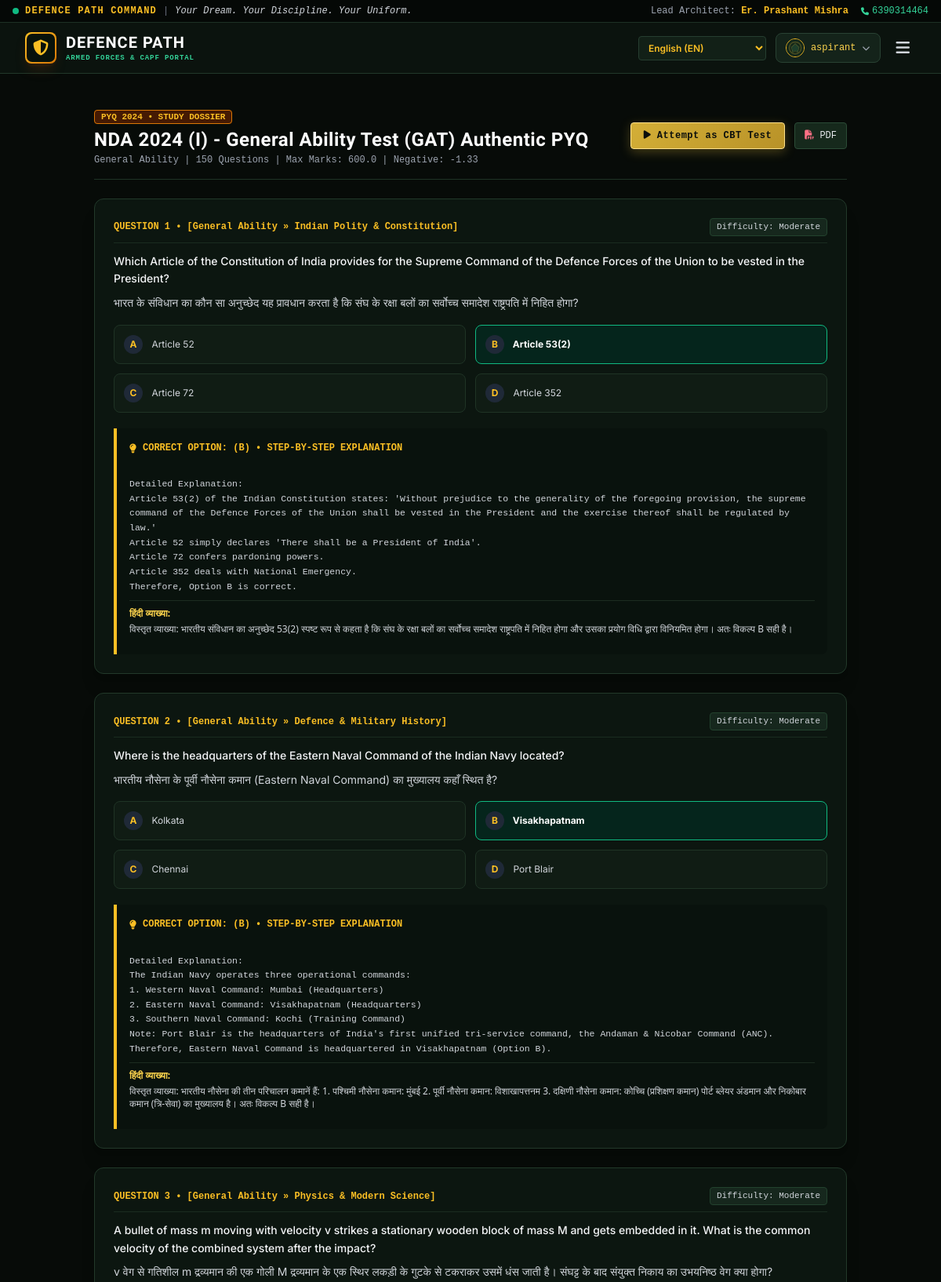
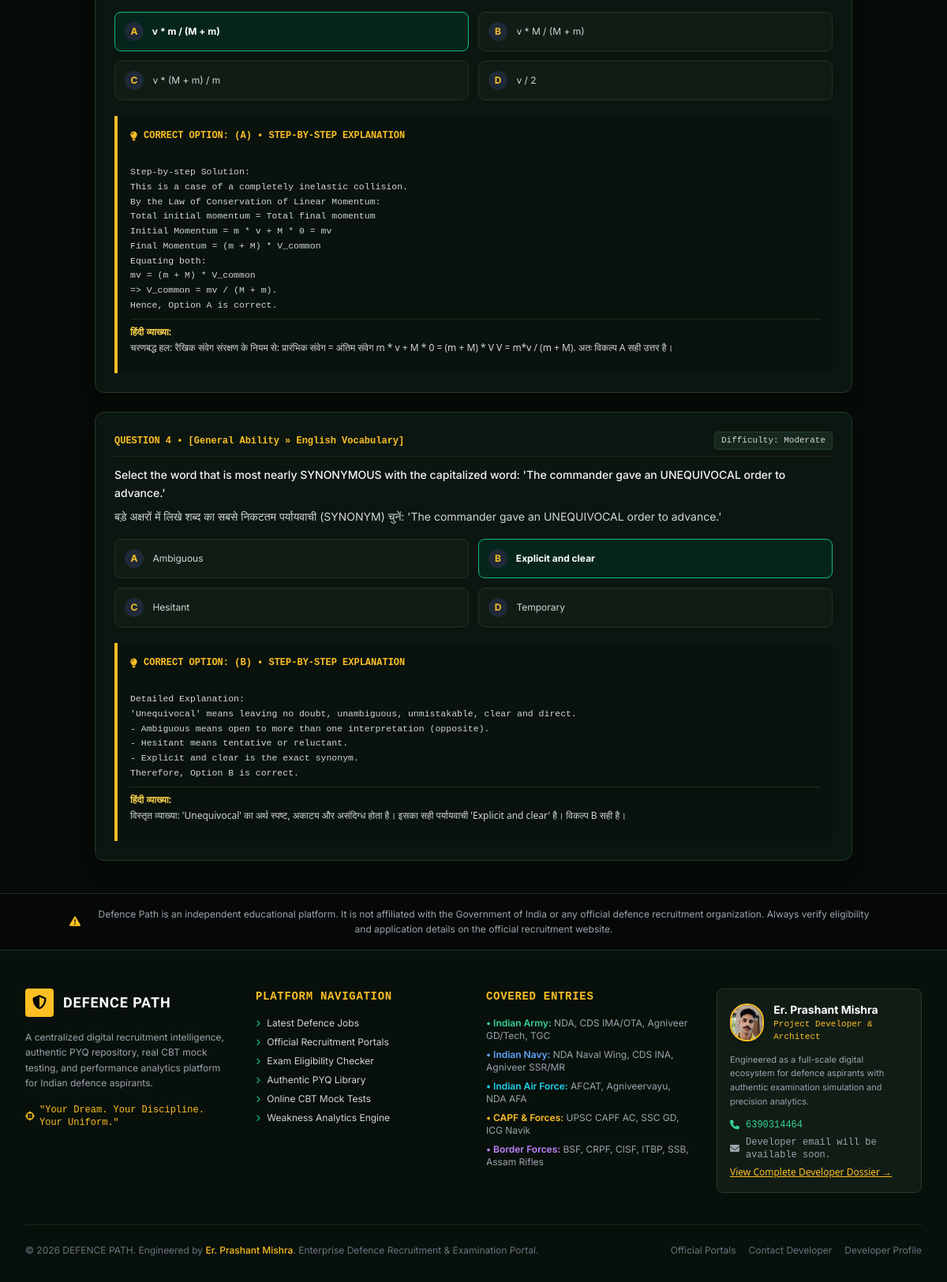
The page /pyq-view/2 (signed in) on the database its author committed (2 pictures, top to bottom).
### tables this page shows
CREATE TABLE test_papers (
        id INTEGER PRIMARY KEY AUTOINCREMENT,
        title TEXT NOT NULL,
        exam_code TEXT NOT NULL,
        paper_type TEXT NOT NULL, -- 'PYQ' or 'MOCK'
        year INTEGER,
        subject TEXT NOT NULL,
        duration_minutes INTEGER NOT NULL,
        total_questions INTEGER NOT NULL,
        max_marks REAL NOT NULL,
        marks_per_correct REAL NOT NULL,
        negative_marks REAL NOT NULL,
        difficulty TEXT DEFAULT 'Moderate', -- Easy, Moderate, Hard
        languages TEXT DEFAULT 'English, Hindi',
        instructions TEXT,
        pdf_download_url TEXT,
        is_published INTEGER DEFAULT 1,
        created_at TIMESTAMP DEFAULT CURRENT_TIMESTAMP
    , price REAL DEFAULT 5.0, is_free_eligible INTEGER DEFAULT 1);

CREATE TABLE questions (
        id INTEGER PRIMARY KEY AUTOINCREMENT,
        paper_id INTEGER,
        exam_code TEXT NOT NULL,
        subject TEXT NOT NULL,
        topic TEXT NOT NULL,
        difficulty TEXT DEFAULT 'Moderate',
        question_text_en TEXT NOT NULL,
        question_text_hi TEXT,
        option_a_en TEXT NOT NULL,
        option_a_hi TEXT,
        option_b_en TEXT NOT NULL,
        option_b_hi TEXT,
        option_c_en TEXT NOT NULL,
        option_c_hi TEXT,
        option_d_en TEXT NOT NULL,
        option_d_hi TEXT,
        correct_option TEXT NOT NULL, -- 'A', 'B', 'C', 'D'
        explanation_en TEXT NOT NULL,
        explanation_hi TEXT,
        created_at TIMESTAMP DEFAULT CURRENT_TIMESTAMP,
        FOREIGN KEY (paper_id) REFERENCES test_papers(id) ON DELETE CASCADE
    );

### app.py (the view)
@app.route('/pyq-view/<int:paper_id>')
def pyq_view(paper_id):
    db = get_db()
    c = db.cursor()
    c.execute("SELECT * FROM test_papers WHERE id = ?", (paper_id,))
    p_row = c.fetchone()
    if not p_row:
        flash("Question paper not found.", "warning")
        return redirect(url_for('pyq_library'))
    c.execute("SELECT * FROM questions WHERE paper_id = ? ORDER BY id ASC", (paper_id,))
    questions = [dict(q) for q in c.fetchall()]
    return render_template('pyq_view.html', paper=dict(p_row), questions=questions)

### app.py (called while the page is built)
def get_db():
    if 'db' not in g:
        g.db = database.get_db()
    return g.db

### database.py (called while the page is built)
def get_db():
    conn = sqlite3.connect(DB_PATH, timeout=30.0)
    conn.row_factory = sqlite3.Row
    conn.execute("PRAGMA foreign_keys = ON")
    conn.execute("PRAGMA journal_mode = WAL")
    return conn

### templates/pyq_view.html (shortened to what this page needs)
{% extends "base.html" %}
{% block content %}
<section class="py-10 px-4 sm:px-6 lg:px-8 max-w-5xl mx-auto">
  <div class="mb-6 pb-4 border-b border-[#1E3325] flex flex-col sm:flex-row sm:items-center justify-between gap-4">
    <div>
      <span class="px-2 py-0.5 rounded text-[11px] font-mono font-bold uppercase bg-amber-950 text-amber-400 border border-amber-600">
        {{ paper.paper_type }} {{ paper.year }} • STUDY DOSSIER
      </span>
      <h1 class="text-2xl font-bold font-['Chakra_Petch'] text-white mt-1">
        {{ paper.title }}
      </h1>
      <p class="text-xs text-gray-400 font-mono mt-0.5">
        {{ paper.subject }} | {{ paper.total_questions }} Questions | Max Marks: {{ paper.max_marks }} | Negative: -{{ paper.negative_marks }}
      </p>
    </div>
    <div class="flex items-center space-x-3">
      <a href="/start-test/{{ paper.id }}" class="btn-military-gold px-4 py-2 rounded text-xs font-bold font-mono">
        <i class="fa-solid fa-play"></i> Attempt as CBT Test
      </a>
      <a href="/download-paper-pdf/{{ paper.id }}" class="bg-[#16291C] hover:bg-[#203D2B] text-gray-200 border border-[#2B4B36] px-3 py-2 rounded text-xs font-mono">
        <i class="fa-solid fa-file-pdf text-rose-400"></i> PDF
      </a>
    </div>
  </div>
  <div class="space-y-6">
    {% for q in questions %}
      <div class="bg-[#0C1610] border border-[#22392A] rounded-xl p-6 shadow-xl">
        <div class="flex items-center justify-between mb-3 border-b border-[#1A2C20] pb-2">
          <span class="text-xs font-mono font-bold text-amber-400">
            QUESTION {{ loop.index }} &bull; [{{ q.subject }} &raquo; {{ q.topic }}]
          </span>
          <span class="text-[11px] font-mono px-2 py-0.5 rounded bg-[#16271D] text-gray-300 border border-[#23422E]">
            Difficulty: {{ q.difficulty }}
          </span>
        </div>
        <div class="mb-4 text-sm text-gray-100 font-medium leading-relaxed">
          <p>{{ q.question_text_en }}</p>
          {% if q.question_text_hi %}
            <p class="text-gray-300 mt-2 font-normal">{{ q.question_text_hi }}</p>
          {% endif %}
        </div>
        <div class="grid grid-cols-1 sm:grid-cols-2 gap-3 mb-5">
          <div class="p-3 rounded-lg border text-xs {% if q.correct_option == 'A' %}bg-emerald-950/70 border-emerald-500 text-white font-bold{% else %}bg-[#101C14] border-[#1F3325] text-gray-300{% endif %}">
            <span class="w-6 h-6 inline-flex items-center justify-center rounded-full bg-gray-800 text-amber-400 font-bold mr-2">A</span>
            {{ q.option_a_en }}
          </div>
          <div class="p-3 rounded-lg border text-xs {% if q.correct_option == 'B' %}bg-emerald-950/70 border-emerald-500 text-white font-bold{% else %}bg-[#101C14] border-[#1F3325] text-gray-300{% endif %}">
            <span class="w-6 h-6 inline-flex items-center justify-center rounded-full bg-gray-800 text-amber-400 font-bold mr-2">B</span>
            {{ q.option_b_en }}
          </div>
          <div class="p-3 rounded-lg border text-xs {% if q.correct_option == 'C' %}bg-emerald-950/70 border-emerald-500 text-white font-bold{% else %}bg-[#101C14] border-[#1F3325] text-gray-300{% endif %}">
            <span class="w-6 h-6 inline-flex items-center justify-center rounded-full bg-gray-800 text-amber-400 font-bold mr-2">C</span>
            {{ q.option_c_en }}
          </div>
          <div class="p-3 rounded-lg border text-xs {% if q.correct_option == 'D' %}bg-emerald-950/70 border-emerald-500 text-white font-bold{% else %}bg-[#101C14] border-[#1F3325] text-gray-300{% endif %}">
            <span class="w-6 h-6 inline-flex items-center justify-center rounded-full bg-gray-800 text-amber-400 font-bold mr-2">D</span>
            {{ q.option_d_en }}
          </div>
        </div>
        <div class="bg-[#09120D] border-l-4 border-l-amber-400 p-4 rounded-r-lg text-xs leading-relaxed">
          <div class="flex items-center space-x-2 text-amber-400 font-bold font-mono mb-2">
            <i class="fa-solid fa-lightbulb"></i>
            <span>CORRECT OPTION: ({{ q.correct_option }}) &bull; STEP-BY-STEP EXPLANATION</span>
          </div>
          <div class="text-gray-300 whitespace-pre-line font-mono text-[11.5px] leading-relaxed">
{{ q.explanation_en }}
          </div>
          {% if q.explanation_hi %}
            <div class="border-t border-[#1C2C20] my-2 pt-2 text-gray-300 font-sans text-xs">
              <strong class="text-amber-300 block mb-1">हिंदी व्याख्या:</strong>
              {{ q.explanation_hi }}
            </div>
          {% endif %}
        </div>
      </div>
    {% endfor %}
  </div>
</section>
{% endblock %}

### static/css/theme.css (style rules this page uses)
:root { --bg-primary: #070B08; --bg-secondary: #0E1712; --bg-card: #132019; --bg-card-hover: #192B22; --military-green: #1F3F2D; --military-green-light: #2A543D; --military-gold: #D4AF37; --military-gold-hover: #E5C158; --military-gold-glow: rgba(212, 175, 55, 0.25); --border-color: #24382D; --border-gold: rgba(212, 175, 55, 0.4); --text-primary: #F0F5F2; --text-secondary: #A0B3A8; --text-muted: #6C8276; }
body { font-family: 'Inter', -apple-system, BlinkMacSystemFont, 'Segoe UI', Roboto, sans-serif; background-color: var(--bg-primary); color: var(--text-primary); margin: 0; padding: 0; overflow-x: hidden; line-height: 1.6; }
h1, h2, h3, h4, .military-font { font-family: 'Chakra Petch', 'Inter', sans-serif; letter-spacing: 0.5px; }
.btn-military-gold { background: linear-gradient(135deg, #D4AF37 0%, #B89228 100%); color: #0B0F0C; font-weight: 700; letter-spacing: 0.5px; transition: all 0.25s ease; border: 1px solid #FFE28A; box-shadow: 0 4px 14px rgba(212, 175, 55, 0.3); }

### rows shown on the page
test_papers: paper_type "PYQ", year "2024", title "NDA 2024 (I) - General Ability Test (GAT) Authentic PYQ", subject "General Ability", total_questions "150", max_marks "600.0", negative_marks "1.33"
questions: subject "General Ability", topic "Indian Polity & Constitution", difficulty "Moderate", question_text_en "Which Article of the Constitution of India provides for the Supreme Command of the Defence Forces of the Union to be vested in the President?", question_text_hi "भारत के संविधान का कौन सा अनुच्छेद यह प्रावधान करता है कि संघ के रक्षा बलों का सर्वोच्च समादेश राष्ट्रपति में निहित होगा?", option_a_en "Article 52", option_b_en "Article 53(2)", option_c_en "Article 72", option_d_en "Article 352", correct_option "B", explanation_en "Detailed Explanation: Article 53(2) of the Indian Constitution states: 'Without prejudice to the generality of the foregoing provision, the supreme command of the Defence Forces of the Union shall be vested in the President and the exercise thereof shall be regulated by law.' Article 52 simply declares 'There shall be a President of India'. Article 72 confers pardoning powers. Article 352 deals with National Emergency. Therefore, Option B is correct.", explanation_hi "विस्तृत व्याख्या: भारतीय संविधान का अनुच्छेद 53(2) स्पष्ट रूप से कहता है कि संघ के रक्षा बलों का सर्वोच्च समादेश राष्ट्रपति में निहित होगा और उसका प्रयोग विधि द्वारा विनियमित होगा। अतः विकल्प B सही है।"
questions: subject "General Ability", topic "Defence & Military History", difficulty "Moderate", question_text_en "Where is the headquarters of the Eastern Naval Command of the Indian Navy located?", question_text_hi "भारतीय नौसेना के पूर्वी नौसेना कमान (Eastern Naval Command) का मुख्यालय कहाँ स्थित है?", option_a_en "Kolkata", option_b_en "Visakhapatnam", option_c_en "Chennai", option_d_en "Port Blair", correct_option "B", explanation_en "Detailed Explanation: The Indian Navy operates three operational commands: 1. Western Naval Command: Mumbai (Headquarters) 2. Eastern Naval Command: Visakhapatnam (Headquarters) 3. Southern Naval Command: Kochi (Training Command) Note: Port Blair is the headquarters of India's first unified tri-service command, the Andaman & Nicobar Command (ANC). Therefore, Eastern Naval Command is headquartered in Visakhapatnam (Option B).", explanation_hi "विस्तृत व्याख्या: भारतीय नौसेना की तीन परिचालन कमानें हैं: 1. पश्चिमी नौसेना कमान: मुंबई 2. पूर्वी नौसेना कमान: विशाखापत्तनम 3. दक्षिणी नौसेना कमान: कोच्चि (प्रशिक्षण कमान) पोर्ट ब्लेयर अंडमान और निकोबार कमान (त्रि-सेवा) का मुख्यालय है। अतः विकल्प B सही है।"
questions: subject "General Ability", topic "Physics & Modern Science", difficulty "Moderate", question_text_en "A bullet of mass m moving with velocity v strikes a stationary wooden block of mass M and gets embedded in it. What is the common velocity of the combined system after the impact?", question_text_hi "v वेग से गतिशील m द्रव्यमान की एक गोली M द्रव्यमान के एक स्थिर लकड़ी के गुटके से टकराकर उसमें धंस जाती है। संघट्ट के बाद संयुक्त निकाय का उभयनिष्ठ वेग क्या होगा?", option_a_en "v * m / (M + m)", option_b_en "v * M / (M + m)", option_c_en "v * (M + m) / m", option_d_en "v / 2", correct_option "A", explanation_en "Step-by-step Solution: This is a case of a completely inelastic collision. By the Law of Conservation of Linear Momentum: Total initial momentum = Total final momentum Initial Momentum = m * v + M * 0 = mv Final Momentum = (m + M) * V_common Equating both: mv = (m + M) * V_common => V_common = mv / (M + m). Hence, Option A is correct.", explanation_hi "चरणबद्ध हल: रैखिक संवेग संरक्षण के नियम से: प्रारंभिक संवेग = अंतिम संवेग m * v + M * 0 = (m + M) * V V = m*v / (m + M). अतः विकल्प A सही उत्तर है।"
questions: subject "General Ability", topic "English Vocabulary", difficulty "Moderate", question_text_en "Select the word that is most nearly SYNONYMOUS with the capitalized word: 'The commander gave an UNEQUIVOCAL order to advance.'", question_text_hi "बड़े अक्षरों में लिखे शब्द का सबसे निकटतम पर्यायवाची (SYNONYM) चुनें: 'The commander gave an UNEQUIVOCAL order to advance.'", option_a_en "Ambiguous", option_b_en "Explicit and clear", option_c_en "Hesitant", option_d_en "Temporary", correct_option "B", explanation_en "Detailed Explanation: 'Unequivocal' means leaving no doubt, unambiguous, unmistakable, clear and direct. - Ambiguous means open to more than one interpretation (opposite). - Hesitant means tentative or reluctant. - Explicit and clear is the exact synonym. Therefore, Option B is correct.", explanation_hi "विस्तृत व्याख्या: 'Unequivocal' का अर्थ स्पष्ट, अकाट्य और असंदिग्ध होता है। इसका सही पर्यायवाची 'Explicit and clear' है। विकल्प B सही है।"

### other values the page prints
{{ session.get('username') }} "aspirant"
